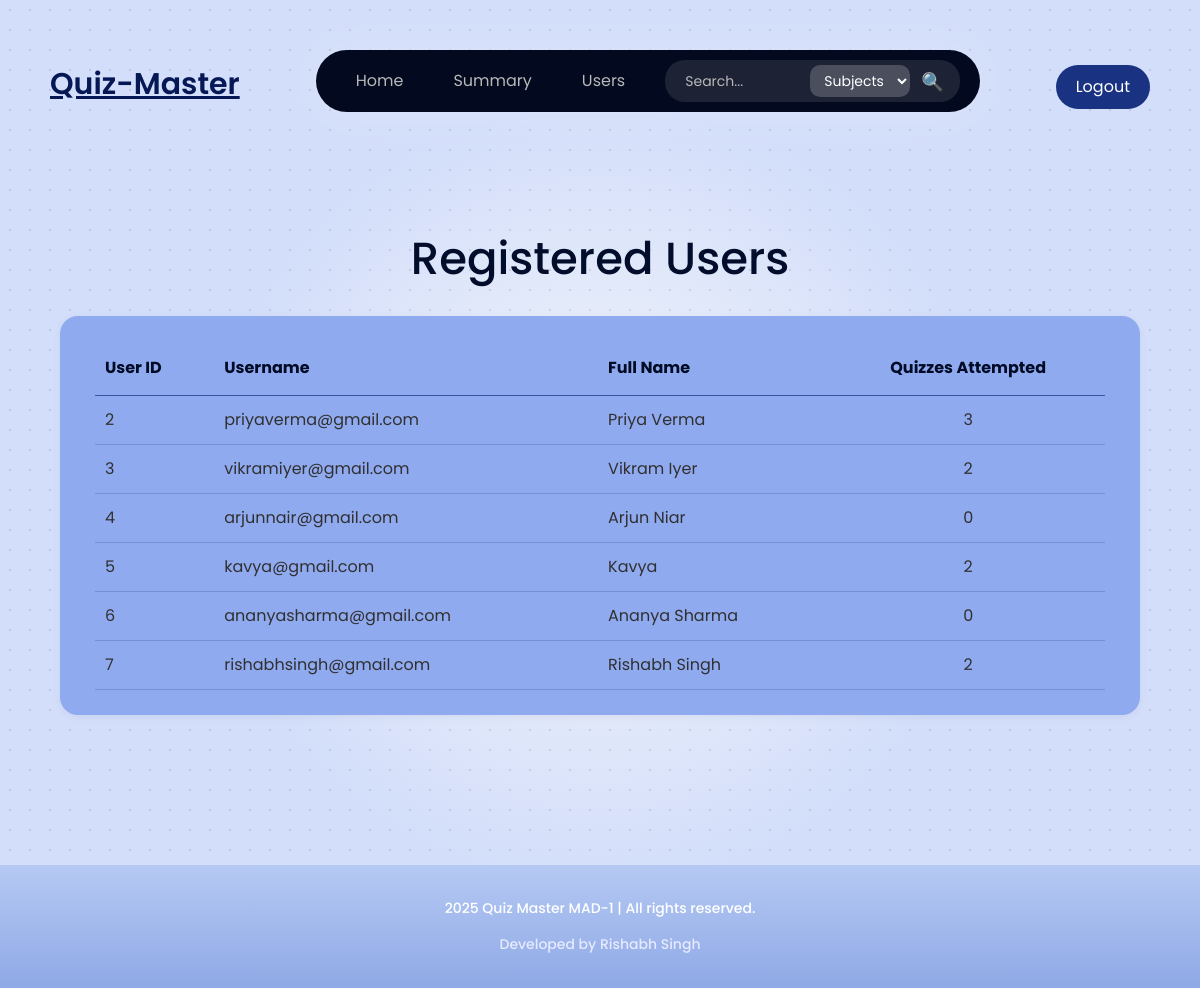
Screenshot of /admin/users with the database file from the repository.
### models/models.py (models this page shows)
class Users(db.Model):
    __tablename__ = "users"
    userId = db.Column(db.Integer,  primary_key= True)
    userName = db.Column(db.String(120), unique = True, nullable = False)
    passWord = db.Column(db.String(120), nullable = False)
    fullName = db.Column(db.String(120), nullable = False)
    isAdmin = db.Column(db.Boolean, default = False)

### app.py (the view)
@app.route('/admin/users')
def list_users():
    users = Users.query.filter_by(isAdmin=False).all()
    users_data = []
    for user in users:
        quiz_count = Score.query.filter_by(userId=user.userId).count()
        users_data.append({
            'id': user.userId,
            'username': user.userName,
            'fullname': user.fullName,
            'quiz_attempts': quiz_count
        })
    return render_template('users_list.html', users=users_data)

### templates/users_list.html (shortened to what this page needs)
<!DOCTYPE html>
<html lang="en">
<head>
    <link rel="stylesheet" href="{{ url_for('static', filename='styles.css') }}">
</head>
<body class='page_look font_family_poppins'>
    {% include 'navbar.html' %}
    <h1 style="margin-top: -30px; font-size: 45px; text-align: center; color: #020d2c; font-family: 'Poppins', sans-serif;">
        Registered Users
    </h1>
    <div style="display: flex; justify-content: center; margin: 30px auto; max-width: 1200px;">
        <div style="width: 90%; background-color: #90aaf0; padding: 25px 35px; border-radius: 18px; box-shadow: 0px 2px 10px rgba(0, 0, 0, 0.05);">
            <div style="overflow-x: auto;">
                <table style="width: 100%; border-collapse: collapse;">
                    <thead>
                        <tr style="border-bottom: 1px solid #3D52A0; color: #010b25; font-weight: 500;">
                            <th style="padding: 15px 10px; text-align: left;">User ID</th>
                            <th style="padding: 15px 10px; text-align: left;">Username</th>
                            <th style="padding: 15px 10px; text-align: left;">Full Name</th>
                            <th style="padding: 15px 10px; text-align: center;">Quizzes Attempted</th>
                        </tr>
                    </thead>
                    <tbody>
                        {% for user in users %}
                        <tr style="border-bottom: 1px solid rgba(61, 82, 160, 0.3);">
                            <td style="padding: 12px 10px; color: #303030;">{{ user.id }}</td>
                            <td style="padding: 12px 10px; color: #303030;">{{ user.username }}</td>
                            <td style="padding: 12px 10px; color: #303030;">{{ user.fullname }}</td>
                            <td style="padding: 12px 10px; color: #303030; text-align: center;">{{ user.quiz_attempts }}</td>
                        </tr>
                        {% endfor %}
                    </tbody>
                </table>
            </div>
        </div>
    </div>
    {%include 'footer.html'%}
</body>
</html>

### static/styles.css (style rules this page uses)
.page_look { background: radial-gradient(circle, rgba(0, 0, 0, 0.1) 1px, transparent 1px) 0 0 / 20px 20px, radial-gradient(circle, #edf1fa 10%, #d3defa 50%); font-family: 'Poppins', sans-serif; margin: 0; padding: 0; }
.font_family_poppins { font-family: 'Poppins', sans-serif; }

### templates/users_list.html (style rules this page uses)
.page_look { background: radial-gradient(circle, rgba(0, 0, 0, 0.1) 1px, transparent 1px) 0 0 / 20px 20px, radial-gradient(circle, #edf1fa 10%, #d3defa 50%); font-family: 'Poppins', sans-serif; margin: 0; padding: 0; }
.font_family_poppins { font-family: 'Poppins', sans-serif; }

### rows the page displays
Users: id "2", username "priyaverma@gmail.com", fullname "Priya Verma", quiz_attempts "3"
Users: id "3", username "vikramiyer@gmail.com", fullname "Vikram Iyer", quiz_attempts "2"
Users: id "4", username "arjunnair@gmail.com", fullname "Arjun Niar", quiz_attempts "0"
Users: id "5", username "kavya@gmail.com", fullname "Kavya", quiz_attempts "2"
Users: id "6", username "ananyasharma@gmail.com", fullname "Ananya Sharma", quiz_attempts "0"
Users: id "7", username "rishabhsingh@gmail.com", fullname "Rishabh Singh", quiz_attempts "2"
